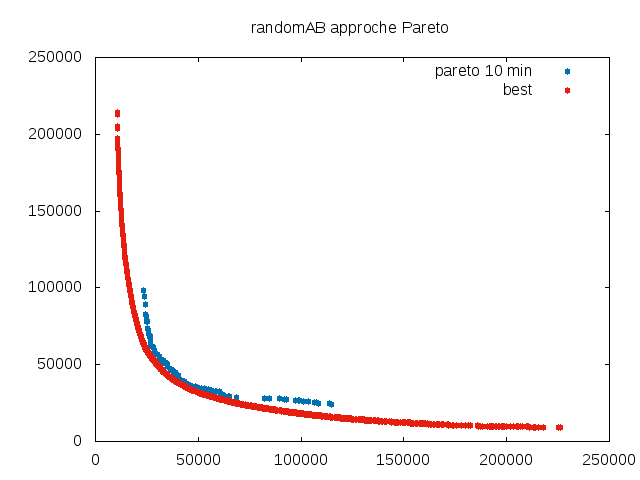

Write gnuplot code to recreate this figure.
set terminal png
set output "ab_pareto_10.png"
set title "randomAB approche Pareto"
plot "randomAB_OnLineFiltered_time=10_nb=500.tsp" using 1:2 title "pareto 10 min" pointtype 7 linecolor 6, "../../data/best.randomAB100.tsp" using 1:2 title "best" pointtype 7 linecolor 7
